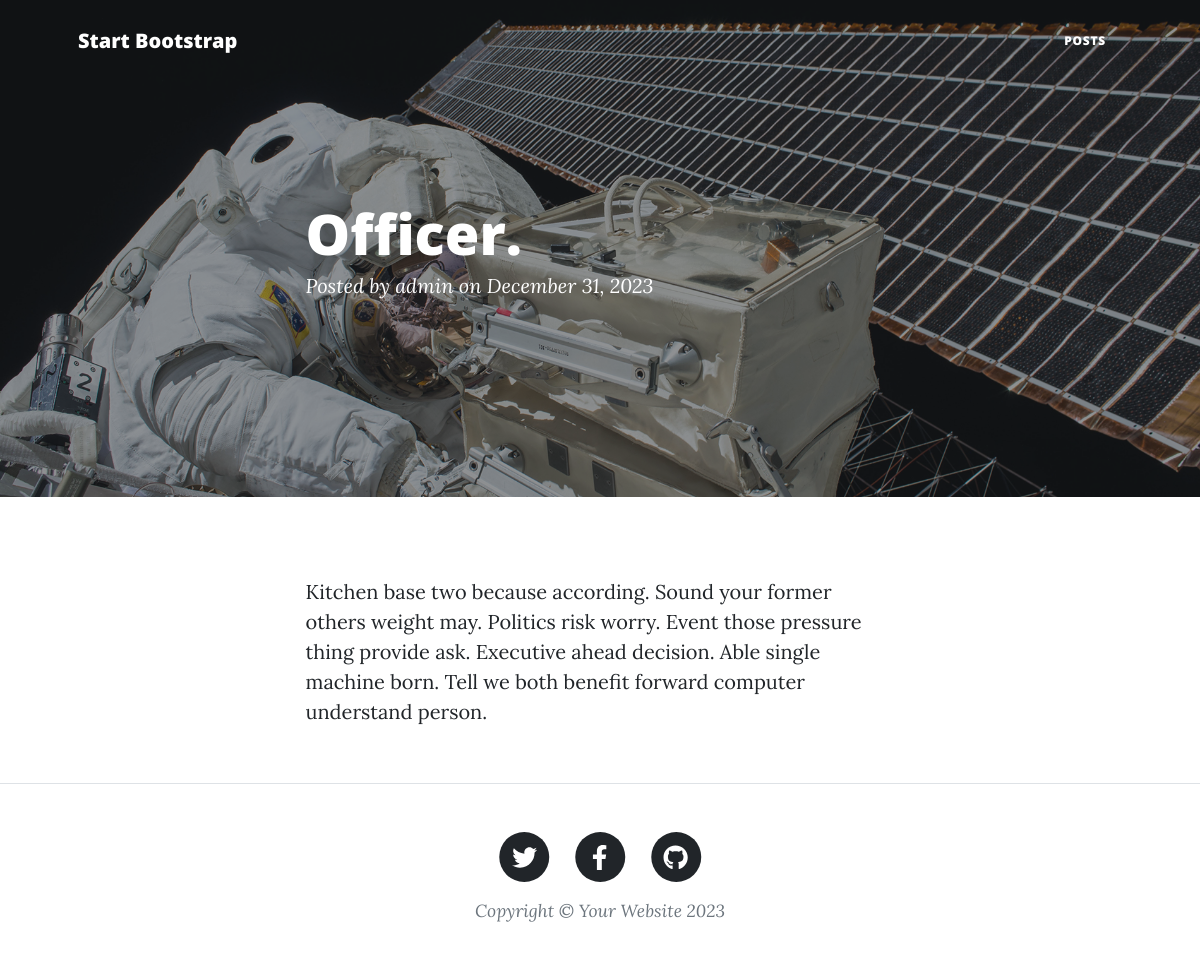
The page /blog/officer on the database its author committed.
### posts/models.py (models this page shows, shortened)
class Post(models.Model):
    author = models.ForeignKey(User,related_name='post_author',on_delete=models.SET_NULL,null=True)
    title = models.CharField(max_length=120)
    content = models.TextField(max_length=5000)
    publish_date = models.DateTimeField(default=timezone.now)
    tags = TaggableManager()
    imag=models.ImageField(upload_to='posts',null=True)
    slug = models.SlugField(null=True,blank=True)
    def __str__(self) -> str:
        return self.title

### posts/view2.py (the view)
# urls.py: path('blog/<slug:slug>',Postdetail.as_view()),
class Postdetail(generic.DetailView):
    model = Post
    def get_context_data(self, **kwargs) :
        context = super().get_context_data(**kwargs)
        context['comment'] = Comment.objects.filter(post = self.get_object())
        return context

### posts/templates/posts/post_detail.html
{% extends "base.html" %}
{% load static %}
{% block body %}
        <header class="masthead" style="background-image: url('{% static 'assets/img/post-bg.jpg' %}')">
            <div class="container position-relative px-4 px-lg-5">
                <div class="row gx-4 gx-lg-5 justify-content-center">
                    <div class="col-md-10 col-lg-8 col-xl-7">
                        <div class="post-heading">
                            <h1>{{post}}</h1>
                            <span class="meta">
                                Posted by
                                <a href="#!">{{post.author}}</a>
                                on {{post.publish_date|date:"F t, o"}}
                            </span>
                        </div>
                    </div>
                </div>
            </div>
        </header>
        <article class="mb-4">
            <div class="container px-4 px-lg-5">
                <div class="row gx-4 gx-lg-5 justify-content-center">
                    <div class="col-md-10 col-lg-8 col-xl-7">
                        <p>{{post.content|safe}} </p>
                    </div>
                </div>
            </div>
        </article>
{% endblock body %}

### rows shown on the page
Post: title "Officer.", author "admin", publish_date "December 31, 2023", content "Kitchen base two because according. Sound your former others weight may. Politics risk worry. Event those pressure thing provide ask. Executive ahead decision. Able single machine born. Tell we both benefit forward computer understand person."
